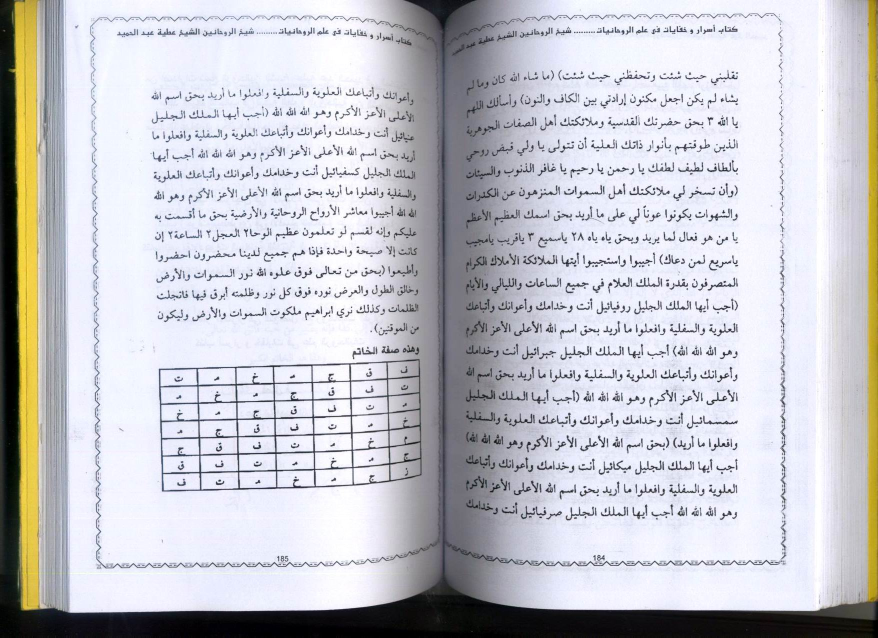
#> input picture Picture 094.jpg, 1755 x 1275 px (shown at 1/2 size)
$ python crop_rajah_batch38.py
#> lines starting #> are read from the running program, lines starting #| are printed output that depends on the picture; after the words box and inside, x2 and y2 are one past the last pixel; in counts of white or black regions, pixels touching at a corner belong together
#!/usr/bin/env python3
"""
Crop Rajah/Khatam Batch 38 — Halaman 185-189.

Tiga rajah:
  Hal185  Khatam Da'wah ash-Shifah fi Ismillah al-A'zham — wafaq 7x7 berhuruf
  Hal187  al-Khatam al-Kabir  (Da'wah Ibrahim ad-Daili)
  Hal188  al-Khatam ash-Shaghir (Da'wah Ibrahim ad-Daili)
Hal186 (katalog penerbit) dan Hal189 murni teks — tanpa rajah.

Standar flat-field sama seperti Batch 34/35/37, dengan satu penegasan:
latar belakang dipaksa menjadi **putih murni 255**. Dua langkah yang
mewujudkannya:

  1. Peta dua titik (BLACK_AT .. WHITE_AT) dengan WHITE_AT = 0.84.
     Nilai ini lebih rendah dari 0.88 yang dipakai Batch 34/35 sehingga
     kertas benar-benar terdorong ke ujung putih, bukan berhenti di abu
     muda. Penurunan tinta yang terukur hanya ~0.3 poin persen.
  2. WHITE_SNAP: piksel >= 235 dikunci tepat ke 255. Ini membersihkan
     sisa bintik abu pada kertas tanpa menyentuh goresan tinta maupun
     tepi halus (anti-alias) di sekeliling huruf.

Hasil terukur: >= 99% piksel non-tinta bernilai tepat 255.

Catatan resolusi: scan sumber 1755x1275 px untuk satu bentangan 2
halaman, jadi ~155 DPI optik per halaman. Output ditandai 300 DPI dan
di-upscale 4x LANCZOS mengikuti konvensi batch sebelumnya di repo ini —
ketajaman optiknya tetap setara sumber, bukan hasil scan ulang 300 DPI.

Pemetaan sumber yang sudah diverifikasi lewat nomor halaman cetak:
Picture 094 -> Hal184 (kanan) / Hal185 (kiri)
Picture 095 -> Hal186 (kanan) / Hal187 (kiri)
Picture 096 -> Hal188 (kanan) / Hal189 (kiri)
"""
from PIL import Image, ImageFilter
import numpy as np
import os

BASE = os.path.dirname(os.path.abspath(__file__))
OUTDIR = os.path.join(BASE, "terjemahan", "assets")

# (sumber, keluaran, x0, y0, x1, y1)
RAJAH = [
    ("Picture 094.jpg", "rajah-hal-185-khatam-ism-a-zham.jpg", 0.1812, 0.5686, 0.4792, 0.7694),
    ("Picture 095.jpg", "rajah-hal-187-khatam-kabir.jpg",      0.2433, 0.5882, 0.4114, 0.7976),
    ("Picture 096.jpg", "rajah-hal-188-khatam-shaghir.jpg",    0.5521, 0.1725, 0.7601, 0.4471),
]

MARGIN_X = 0.006
MARGIN_Y = 0.005
SCALE = 4
PAD = 70
BG_WINDOW = 31
BLACK_AT = 0.55
WHITE_AT = 0.84
WHITE_SNAP = 235          # >= nilai ini dikunci ke putih murni 255


def flatten(img):
    """Ratakan pencahayaan lalu putihkan kertas ke 255, pertahankan tinta."""
    g = np.array(img.convert("L")).astype(np.float32)

    bg = img.convert("L").filter(ImageFilter.MaxFilter(BG_WINDOW))
    bg = bg.filter(ImageFilter.GaussianBlur(BG_WINDOW / 2))
    bg = np.maximum(np.array(bg).astype(np.float32), 1.0)

    ratio = g / bg
    out = np.clip((ratio - BLACK_AT) / (WHITE_AT - BLACK_AT), 0, 1) * 255
    out = out.astype(np.uint8)
    out = np.where(out >= WHITE_SNAP, 255, out)          # latar putih murni
    return Image.fromarray(out.astype(np.uint8)).convert("RGB")


def crop_rajah(src, out, x0, y0, x1, y1):
    im = Image.open(os.path.join(BASE, src)).convert("RGB")
    w, h = im.size
    box = (
        max(0, int(w * (x0 - MARGIN_X))),
        max(0, int(h * (y0 - MARGIN_Y))),
        min(w, int(w * (x1 + MARGIN_X))),
        min(h, int(h * (y1 + MARGIN_Y))),
    )
    crop = flatten(im.crop(box))
    crop = crop.resize((crop.size[0] * SCALE, crop.size[1] * SCALE), Image.LANCZOS)

    padded = Image.new("RGB", (crop.size[0] + PAD * 2, crop.size[1] + PAD * 2), (255, 255, 255))
    padded.paste(crop, (PAD, PAD))
    padded.save(os.path.join(OUTDIR, out), "JPEG", quality=95, dpi=(300, 300))

    a = np.array(padded.convert("L"))
    ink = a < 100
    bersih = 100 * (a[~ink] == 255).mean()
    print(f"  {out:40s} {padded.size[0]:5d}x{padded.size[1]:<5d} "
          f"non-tinta_putih_murni={bersih:5.1f}%  tinta={100 * ink.mean():4.1f}%")


if __name__ == "__main__":
    os.makedirs(OUTDIR, exist_ok=True)
    print("Crop Rajah Batch 38 — Hal 185-189:")
    for args in RAJAH:
        crop_rajah(*args)
#> in crop_rajah, im is the input picture: PIL image 1755x1275 RGB; mean R, G, B 196.8, 197.1, 202.8
#> in flatten, `g = np.array(img.convert("L")).astype(np.float32)`:
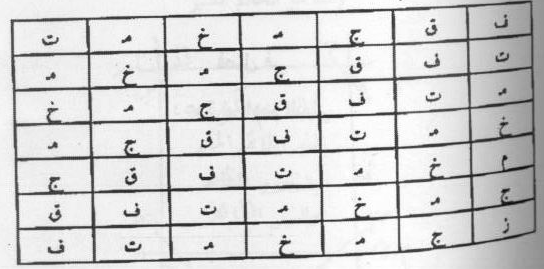
#> g: shape (269, 544) float32; min 9, max 255, mean 208.3
#> in flatten, `bg = img.convert("L").filter(ImageFilter.MaxFilter(BG_WINDOW))`:
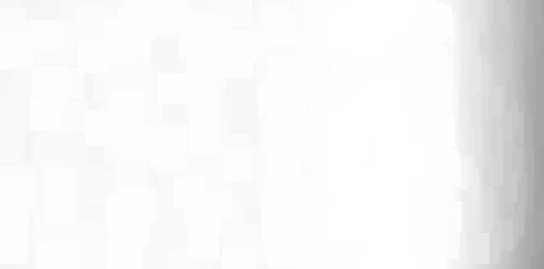
#> bg: PIL image 544x269 L; min 157, max 255, mean 245.2
#> in flatten, `ratio = g / bg`:
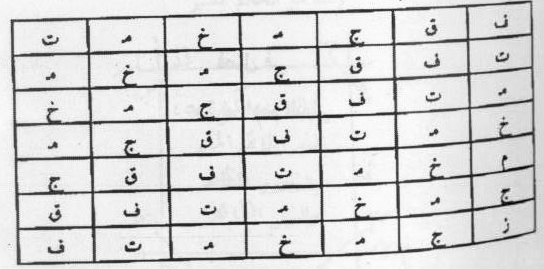
#> ratio: shape (269, 544) float32; min 0.0448, max 1.01, mean 0.848; drawn with min black and max white
#> in flatten, `out = np.clip((ratio - BLACK_AT) / (WHITE_AT - BLACK_AT), 0, 1) * 255`:
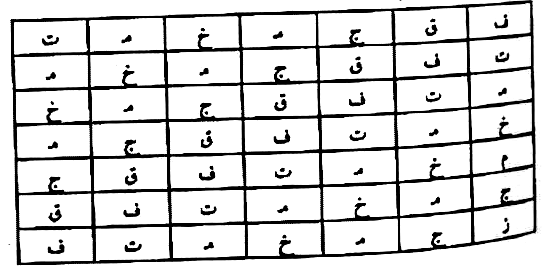
#> out: shape (269, 544) float32; min 0, max 255, mean 215.8
#> in crop_rajah, `crop = crop.resize((crop.size[0] * SCALE, crop.size[1] * SCALE), Image..`:
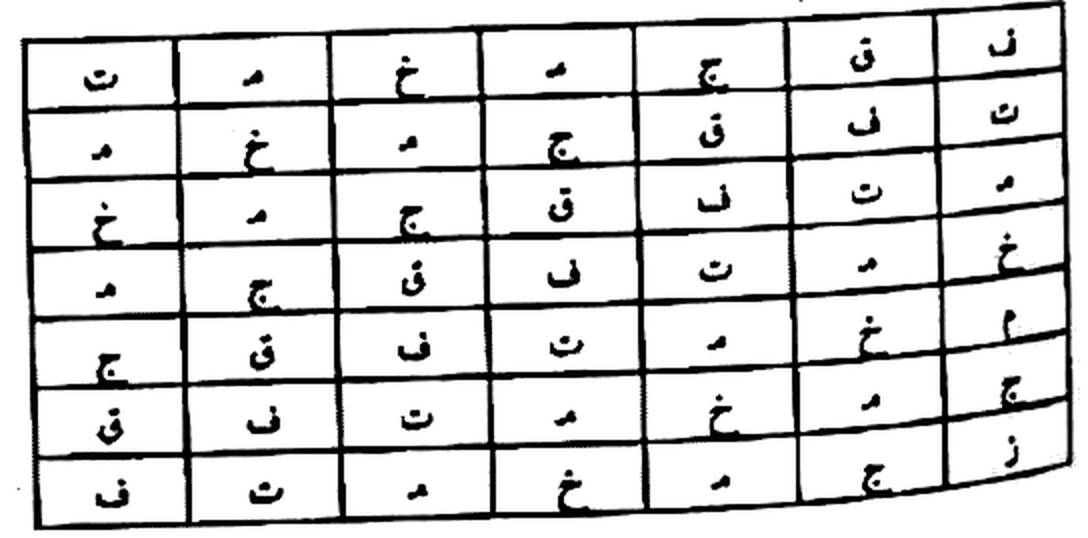
#> crop: PIL image 2176x1076 RGB (shown at 1/2 size); min 0, max 255, mean 215.8
#> in crop_rajah, `padded = Image.new("RGB", (crop.size[0] + PAD * 2, crop.size[1] + PAD ..`: padded: PIL image 2316x1216 RGB; every value is 255
#> in crop_rajah, `padded.paste(crop, (PAD, PAD))`:
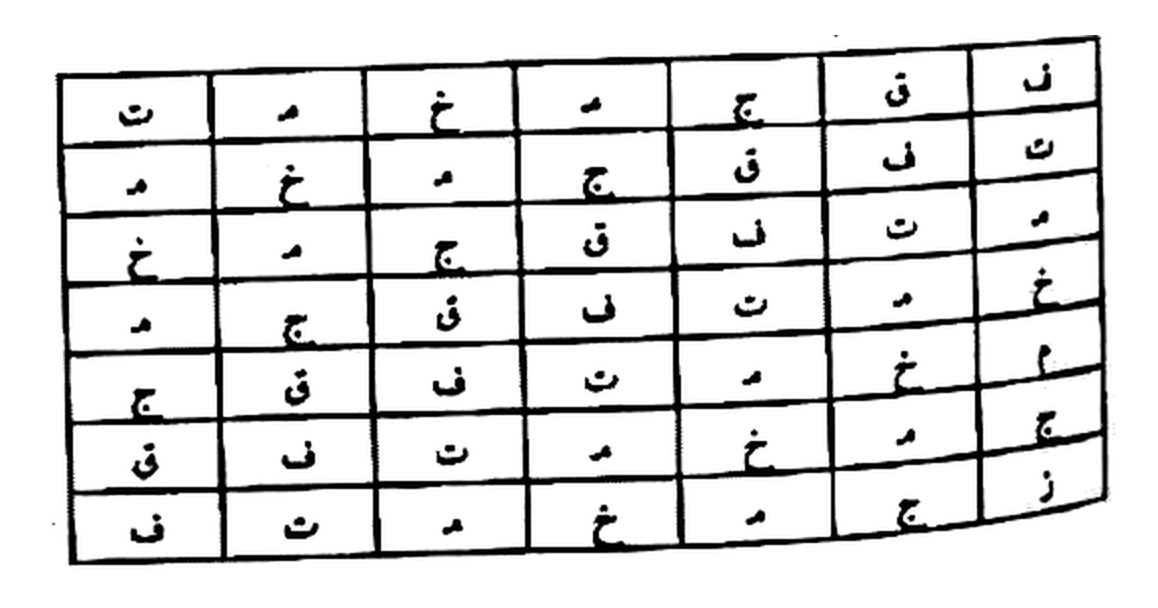
#> padded: PIL image 2316x1216 RGB (shown at 1/2 size); min 0, max 255, mean 222.4
#> in crop_rajah, `ink = a < 100`:
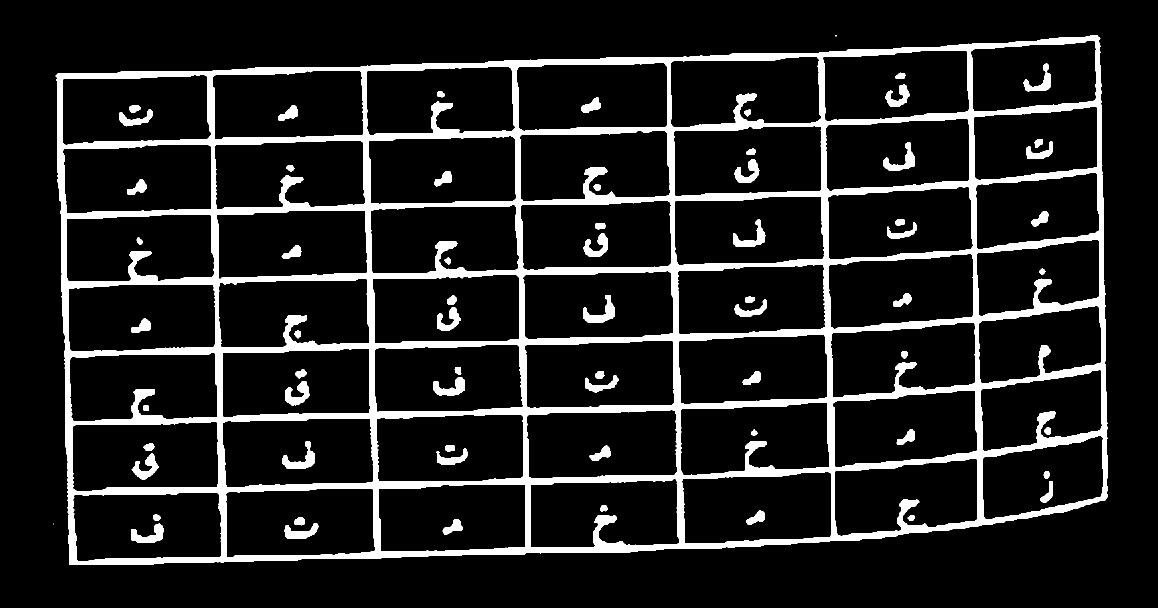
#> ink: shape (1216, 2316) bool (shown at 1/2 size); 12% white; 67 white regions (2 under 20 px), largest, box (x1, y1, x2, y2) and area: (111, 70, 2216, 1130) 301714, (1166, 590, 1230, 646) 1494, (564, 882, 630, 938) 1419
#> in crop_rajah, `bersih = 100 * (a[~ink] == 255).mean()`: bersih = 85.55
#|   rajah-hal-185-khatam-ism-a-zham.jpg       2316x1216  non-tinta_putih_murni= 85.5%  tinta=12.0%
#> pass 2 of the loop `for args in RAJAH:`:
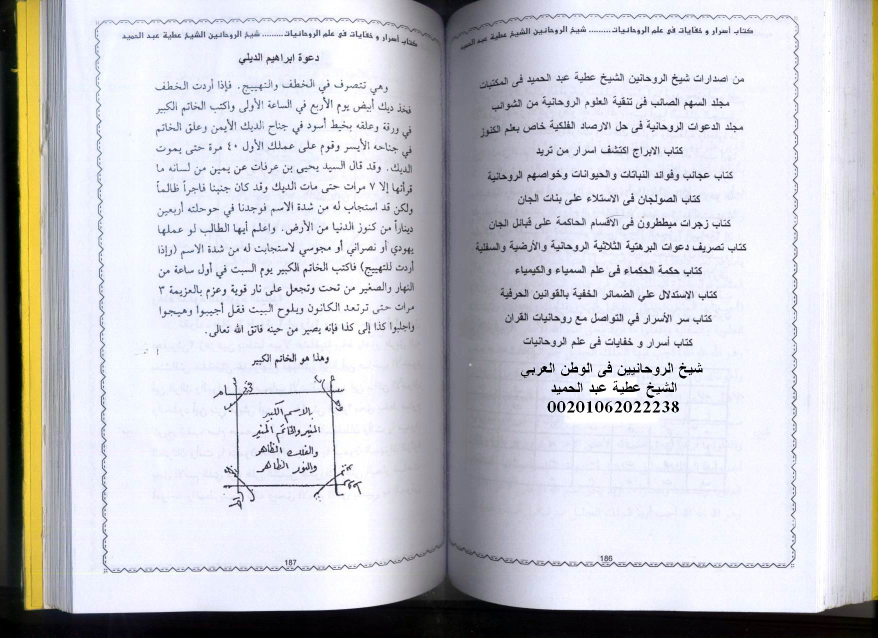
#> input picture Picture 095.jpg, 1755 x 1275 px (shown at 1/2 size)
#> in crop_rajah, im is the input picture: PIL image 1755x1275 RGB; mean R, G, B 200.8, 200.9, 206.4
#> g: shape (280, 316) float32
#> ratio: shape (280, 316) float32
#> crop: PIL image 1264x1120 RGB
#> in crop_rajah (call 2), `padded.paste(crop, (PAD, PAD))`:
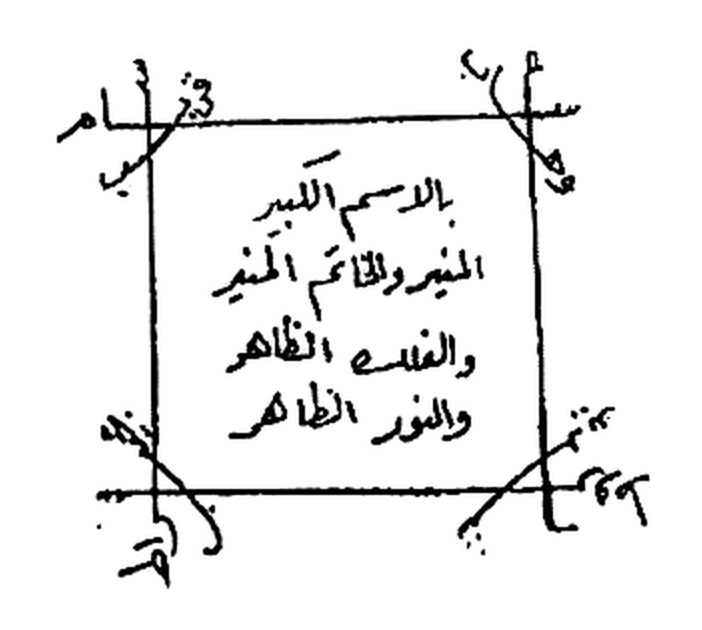
#> padded: PIL image 1404x1260 RGB (shown at 1/2 size); min 0, max 255, mean 236.5
#> a: shape (1260, 1404)
#> in crop_rajah (call 2), `ink = a < 100`:
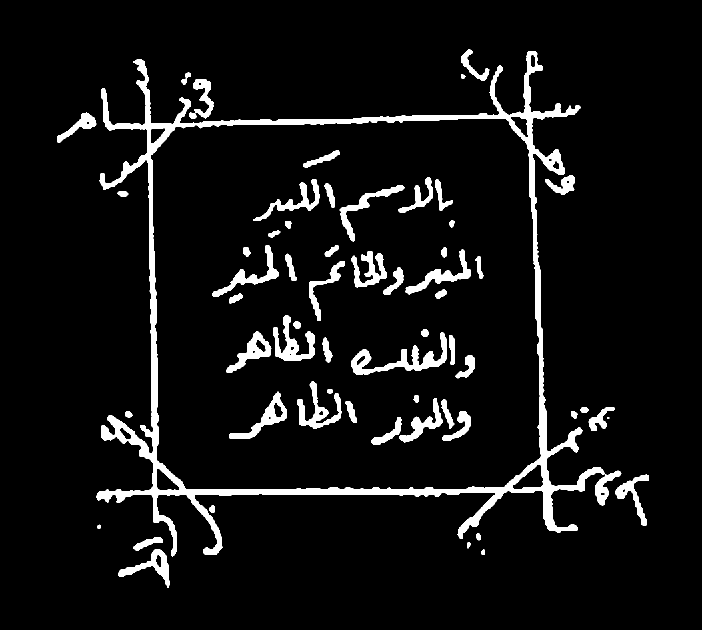
#> ink: shape (1260, 1404) bool (shown at 1/2 size); 6.7% white; 61 white regions (1 under 20 px), largest, box (x1, y1, x2, y2) and area: (193, 102, 1210, 1113) 61215, (702, 664, 894, 750) 4493, (546, 630, 630, 722) 3056
#> bersih = 91.53
#|   rajah-hal-187-khatam-kabir.jpg            1404x1260  non-tinta_putih_murni= 91.5%  tinta= 6.7%
#> (the run stopped early here; a loop or call above may not have finished)
